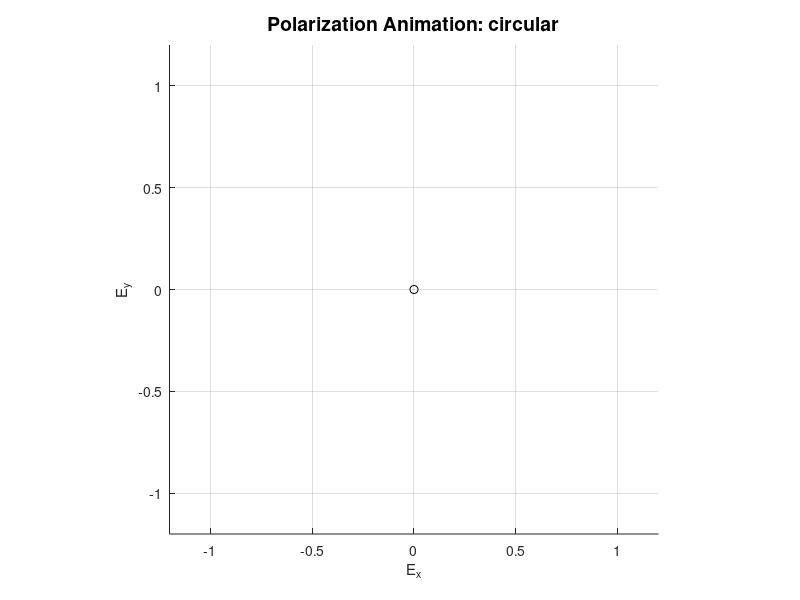

The MATLAB source for this figure: (Note: this script raises an error after producing the figure.)
% Filename: animate_polarization.m
% Description: Animates the tip of the electric field vector for different polarizations

clear; clc; close all;

% Parameters
f = 1e9;              % Frequency (1 GHz)
lambda = 3e8 / f;     % Wavelength
omega = 2*pi*f;       % Angular frequency
t = linspace(0, 2*pi, 300);  % Time steps (simulate over one cycle)

% Choose polarization type
% Options: 'linear', 'circular', 'elliptical'
polarization_type = 'circular';  % change this to test different types

% Set amplitudes and phase shift
switch polarization_type
    case 'linear'
        E0x = 1;
        E0y = 1;
        delta = 0;  % in-phase
    case 'circular'
        E0x = 1;
        E0y = 1;
        delta = pi/2;  % 90° out of phase
    case 'elliptical'
        E0x = 1;
        E0y = 0.5;
        delta = pi/3;  % arbitrary phase offset
    otherwise
        error('Unknown polarization type');
end

% Prepare figure
figure('Color', 'w');
axis equal;
axis([-1.2 1.2 -1.2 1.2]);
grid on;
xlabel('E_x'); ylabel('E_y');
title(['Polarization Animation: ', polarization_type], 'FontSize', 14);
hold on;

% Plot zero marker
plot(0, 0, 'ko');

% Create animated vector and trace
vec = plot([0, 0], [0, 0], 'r', 'LineWidth', 2);     % field vector
trace = animatedline('Color', 'b', 'LineWidth', 1.5); % path trace

% Animation loop
for i = 1:length(t)
    Ex = E0x * cos(omega * t(i));
    Ey = E0y * cos(omega * t(i) + delta);
    
    % Update vector
    set(vec, 'XData', [0, Ex], 'YData', [0, Ey]);
    
    % Add point to trace
    addpoints(trace, Ex, Ey);
    
    drawnow;
    pause(0.01);
end
